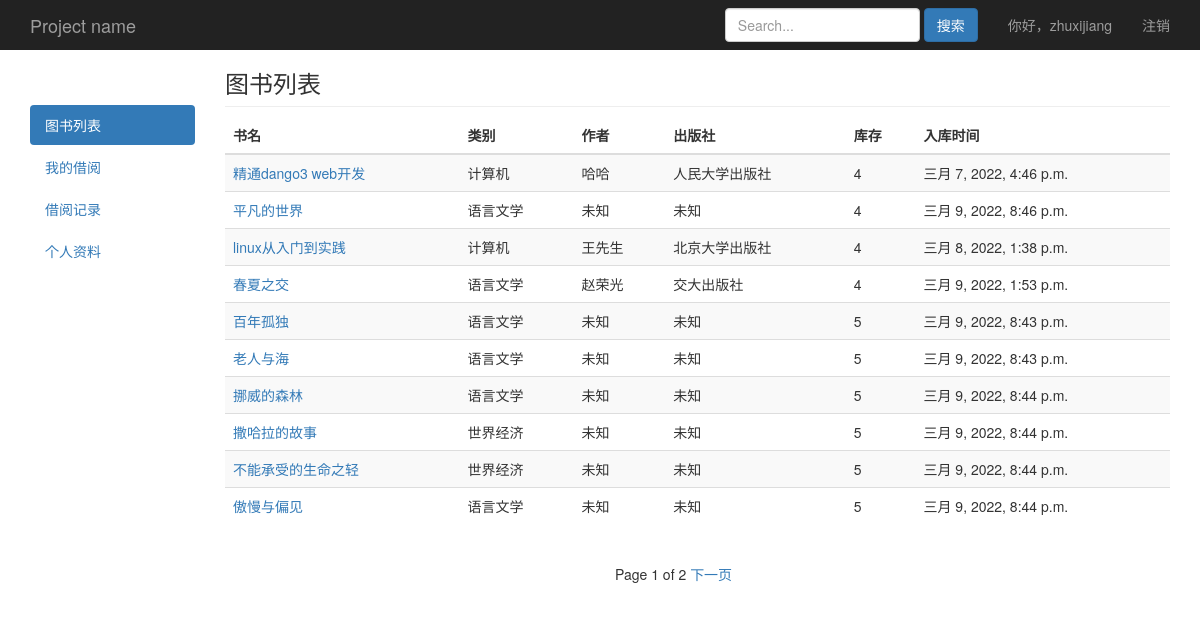
The app's page /book/list/ (signed in), older data.
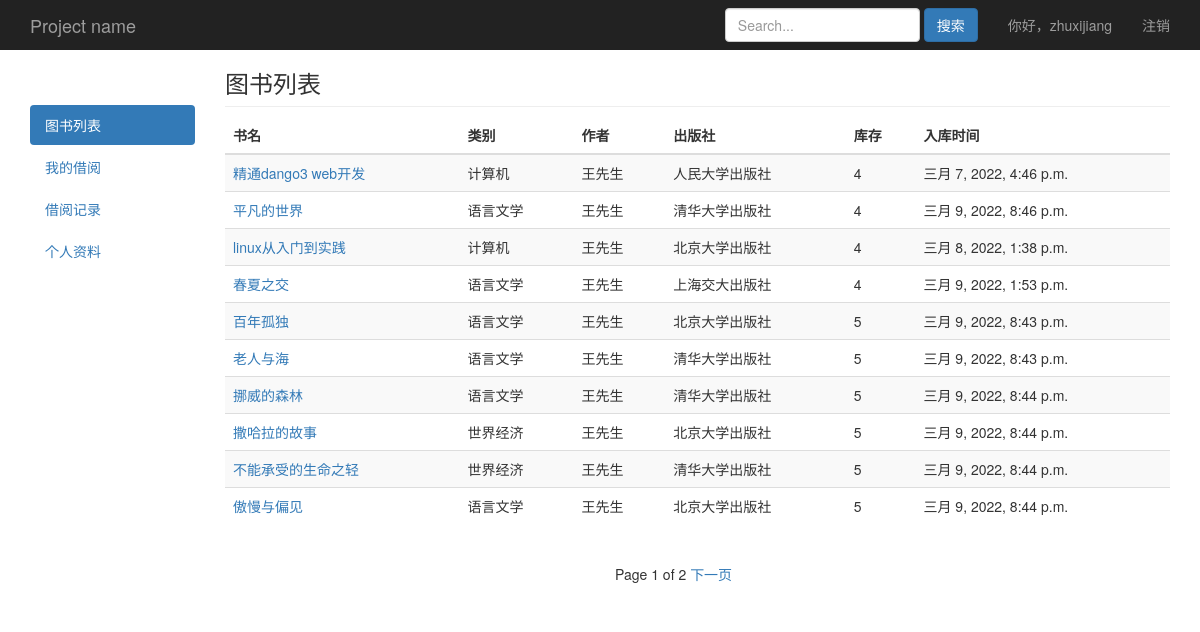
The same page, newer data.
### book/models.py (models this page shows, shortened)
class Book(models.Model):
    name = models.CharField(max_length=30,blank=False,verbose_name='书名')
    category = models.ForeignKey(Category,on_delete=models.CASCADE,default='',blank=False,related_name='books_category',verbose_name='类别')
    author = models.CharField(max_length=30,null=True,blank=False,verbose_name='作者')
    publisher = models.CharField(max_length=30,null=True,blank=False,verbose_name='出版社')
    count = models.IntegerField(default=1,verbose_name='库存')
    img = models.ImageField(upload_to='book_img/%Y/%m/%d/',blank=True,null=True,default='book_img/default.jpg',verbose_name='书籍图片')
    content = models.TextField(null=True,blank=True,verbose_name='内容简介')
    create_time = models.DateTimeField(auto_now_add=True,verbose_name='入库时间')
    class Meta:
        verbose_name_plural = '图书列表'

class Category(models.Model):
    name = models.CharField(max_length=20,blank=True,verbose_name='图书类别')
    class Meta:
        verbose_name_plural = '图书类别'
    def __str__(self):
        return self.name

### book/views.py (the view)
# urls.py: path('book/list/',views.list,name='book_list'),
@login_required
def list(request):
	obj_book = Book.objects.all()
	paginator = Paginator(obj_book,10)
	page = request.GET.get('page')
	try:
		obj_book = paginator.page(page)
	except PageNotAnInteger:
		obj_book = paginator.page(1)
	except EmptyPage:
		obj_book = paginator.page(paginator.num_pages)
	return render(request,'book/list.html',locals())

### book/models.py (called while the page is built)
    def __str__(self):
        return self.username

### book/templates/book/list.html (shortened to what this page needs)
{% extends "book/base.html" %}
{% block nav %}
<ul class="nav nav-pills nav-stacked">
  <li class="active"><a href="/">图书列表<span class="sr-only">(current)</span></a></li>
  <li><a href="/book/myborrow/">我的借阅</a></li>
  <li><a href="/book/record/">借阅记录</a></li>
  <li><a href="/book/usercenter/">个人资料</a></li>
</ul>
{% endblock %}
{% block content %}
<h3 class="sub-header">图书列表</h3>
<div class="table-responsive">
  <table class="table table-striped">
    <thead>
      <tr>
        <th>书名</th>
        <th>类别</th>
        <th>作者</th>
        <th>出版社</th>
        <th>库存</th>
        <th>入库时间</th>
      </tr>
    </thead>
    <tbody>
      {% for field in obj_book %}
      <tr>
        <td><a href="/book/{{field.id}}/detail/">{{field.name}}</a></td>
        <td>{{field.category}}</td>
        <td>{{field.author}}</td>
        <td>{{field.publisher}}</td>
        {% if field.count == 0 %}
        <td style="color:red">{{field.count}}</td>
        {% else %}
        <td>{{field.count}}</td>
        {% endif %}
        <td>{{field.create_time}}</td>
      </tr>
      {% endfor %}
    </tbody>
  </table>
</div>
{% endblock %}
{% block page %}
<div class="pagination">
  <span class="step-links">
    {% if obj_book.paginator.num_pages > 1 %}
    <span class="current">
      Page {{ obj_book.number }} of {{ obj_book.paginator.num_pages }}
    </span>
    {% endif %}
    {% if obj_book.has_next %}
    <a href="?page={{ obj_book.next_page_number }}">下一页</a>
    {% endif %}
  </span>
</div>
{% endblock %}

Row changes from the older to the newer data that the page shows:
changed Book "精通dango3 web开发": author "哈哈" → "王先生"
changed Book "平凡的世界": author "未知" → "王先生"; publisher "未知" → "清华大学出版社"
changed Book "春夏之交": author "赵荣光" → "王先生"; publisher "交大出版社" → "上海交大出版社"
changed Book "百年孤独": author "未知" → "王先生"; publisher "未知" → "北京大学出版社"
changed Book "老人与海": author "未知" → "王先生"; publisher "未知" → "清华大学出版社"
changed Book "挪威的森林": author "未知" → "王先生"; publisher "未知" → "清华大学出版社"
changed Book "撒哈拉的故事": author "未知" → "王先生"; publisher "未知" → "北京大学出版社"
changed Book "不能承受的生命之轻": author "未知" → "王先生"; publisher "未知" → "清华大学出版社"
changed Book "傲慢与偏见": author "未知" → "王先生"; publisher "未知" → "北京大学出版社"
